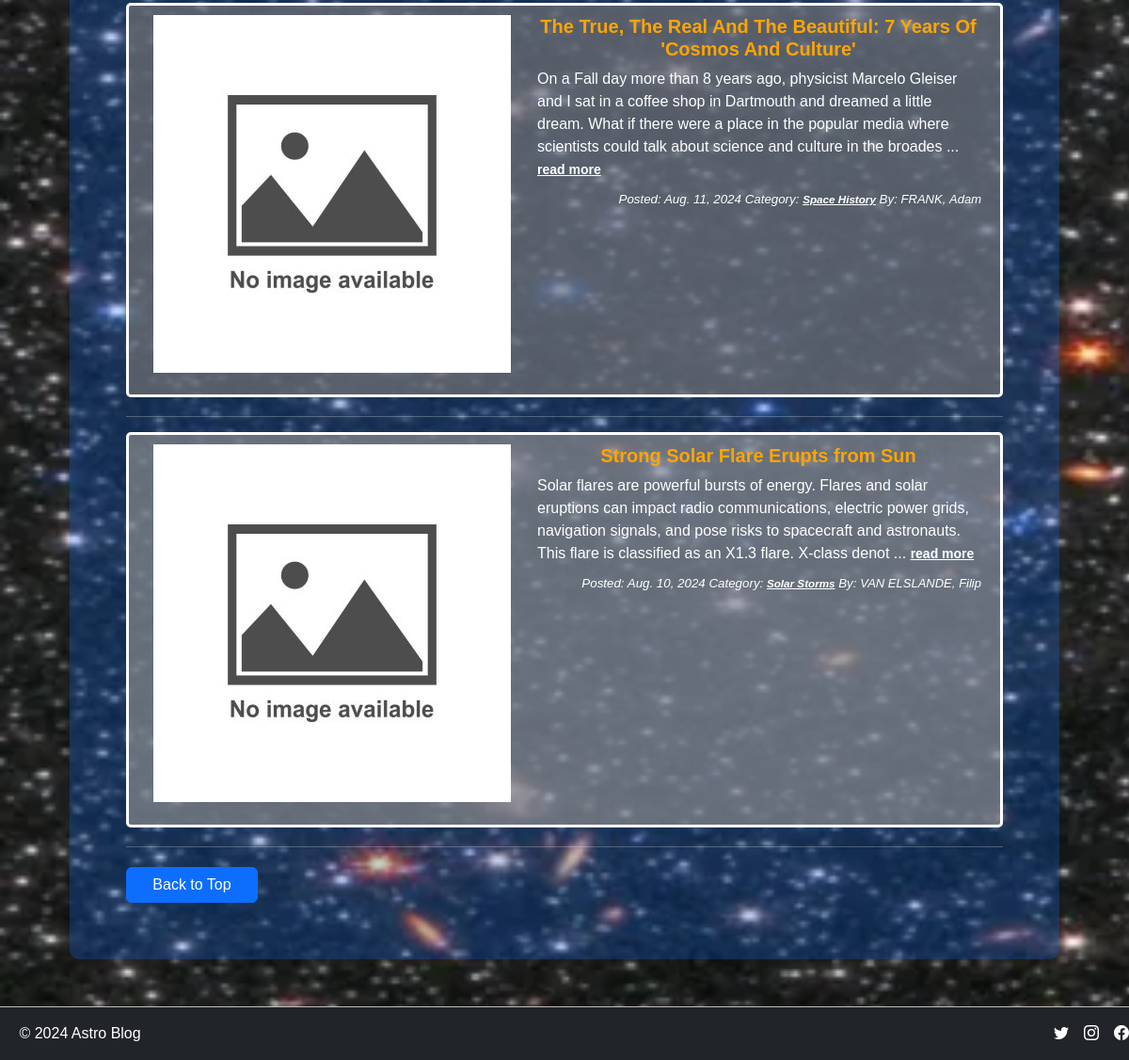
The page /frontpage/ (lower part) on the database as committed earlier.
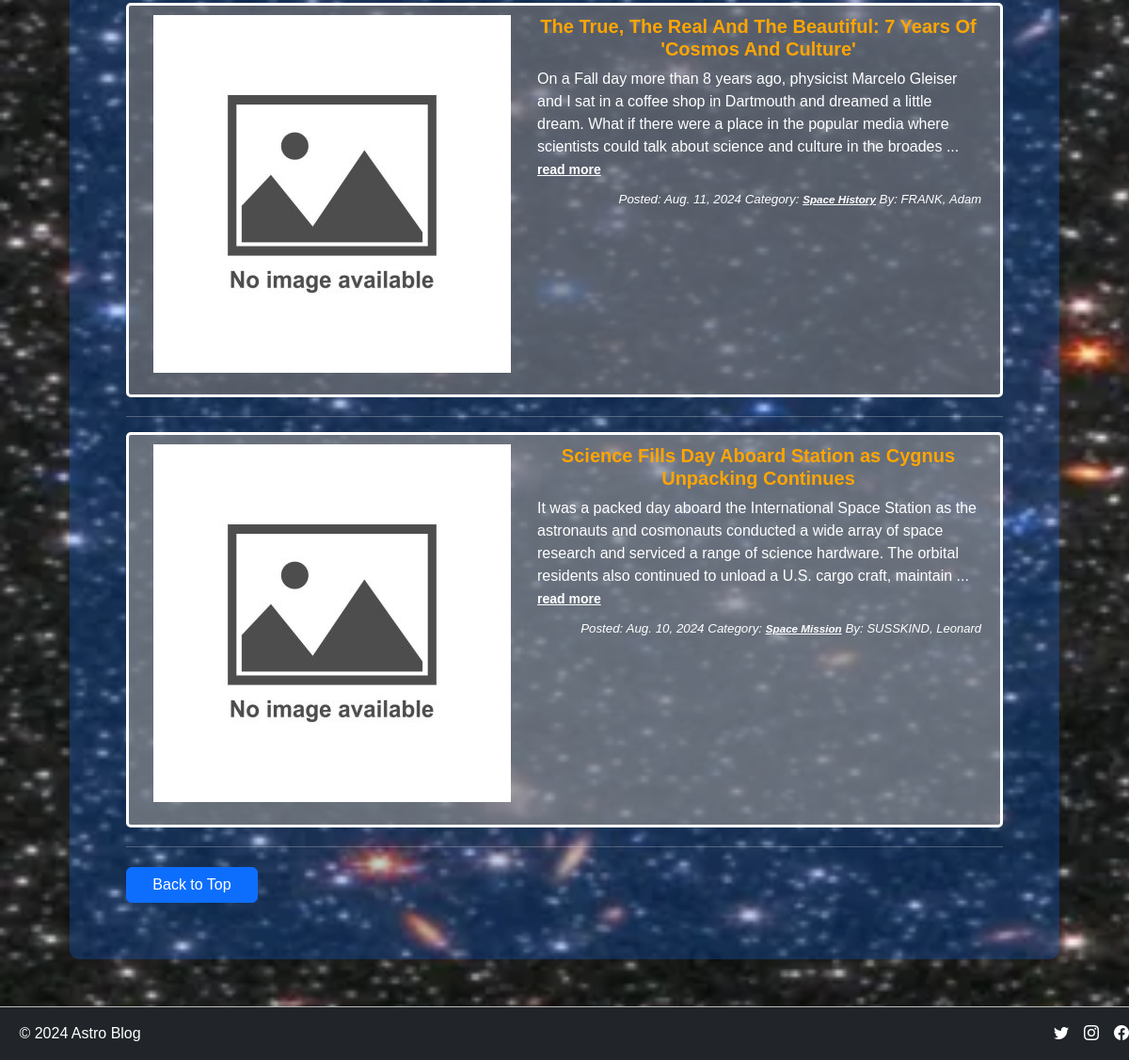
The same page on the database as committed later.
### blogger/models.py (models this page shows, shortened)
class Post(models.Model):
    ACTIVE = 'active'
    DRAFT = 'draft'
    CHOICES_STATUS = (
    (ACTIVE, 'Active'),
    (DRAFT, 'Draft')
    )
    title = models.CharField(max_length=200)
    image = CloudinaryField('image', null = True, blank= True)
    title_tag = models.CharField(max_length=200)
    author = models.ForeignKey(User, related_name='posts', on_delete=models.CASCADE)
    body = models.TextField()
    post_date = models.DateField(auto_now_add=True)
    created_at = models.DateTimeField(auto_now_add=True)
    status = models.CharField(max_length=10, choices=CHOICES_STATUS, default=ACTIVE)
    category = models.CharField(max_length=254, default='UAP')
    likes = models.ManyToManyField(User, related_name='blog_posts_likes')
    class Meta:
        ordering = ('-created_at','post_date',)

### blogger/views.py (the view)
# urls.py: path('frontpage/', FrontpageView.as_view(), name= 'frontpage-blogpost'),
class FrontpageView(ListView):
    model = Post
    template_name = 'frontpage.html'  # Ensure this is the correct template for the front page
    context_object_name = 'posts'
    ordering = ['-post_date']
    paginate_by = 5  # Display 5 posts per page
    def get_context_data(self, *args, **kwargs):
        context = super(FrontpageView, self).get_context_data(*args, **kwargs)
        context["cat_menu"] = Category.objects.all()
        return context

### blogger/models.py (called while the page is built)
    def __str__(self):
        return self.name
        return self.category_discription

### blogger/templates/frontpage.html (shortened to what this page needs)
{% extends 'base.html' %}
{% load static %}
{% block content %}
<div class="content">
  <br>
  {% for post in posts %}
  <section class="post {% if forloop.counter0|divisibleby:2 %} bg-l-gray {% else %} bg-d-gray {% endif %}">
    <div class="d-md-flex">
      <div class="container-custom">
        {% if post.image.url %}
        <img src="{{ post.image.url }}" class="img-thumbnail" class="img-thumbnail w-25" alt="post-image">
        {% else %}
        <img src="{% static 'images/no-image-available.jpg' %}" class="img-thumbnail.max-width: 33% height: auto; no-image-available">
        {% endif %}
      </div>
      <div>
        <h5 class="container-frontpage">{{ post.title }}</h5>
        <div class="container">
          {{ post.body|slice:":250" }} ... <a href="{% url 'article-detail' post.pk %}"
          class="color-hyperlink"><small><strong>read more</strong></small></a>
        </div>
        <p class="italicize"> Posted: {{ post.post_date }} Category:
          <a href="{% url 'category' post.category %}" class="color-hyperlink"><small><strong>{{ post.category }}</strong></small></a>
          By: <small class="last-name">{{ post.author.last_name }}</small>,
          <small class="first-name">{{ post.author.first_name }}</small>
        </p>
      </div>
    </div>
  </section>
  <hr>
  {% endfor %}
  <div class="back-to-top-button">
    <a href="#" class="btn btn-primary color-hyperlink-footer">Back to Top</a>
  </div>
</div>
{% endblock %}

Rows that differ between the two databases and show on the page:
removed Post: title "Strong Solar Flare Erupts from Sun", body "Solar flares are powerful bursts of energy. Flares and solar eruptions can impact radio communications, electric power grids, navigation signals, and pose risks to spacecraft and astronauts. This flare is classified as an X1.3 flare. X-class denot", post_date "Aug. 10, 2024", category "Solar Storms", author.last_name "VAN ELSLANDE", author.first_name "Filip"
now on this page (row unchanged): Post: title "Science Fills Day Aboard Station as Cygnus Unpacking Continues", body "It was a packed day aboard the International Space Station as the astronauts and cosmonauts conducted a wide array of space research and serviced a range of science hardware. The orbital residents also continued to unload a U.S. cargo craft, maintain", post_date "Aug. 10, 2024", category "Space Mission", author.last_name "SUSSKIND", author.first_name "Leonard"
